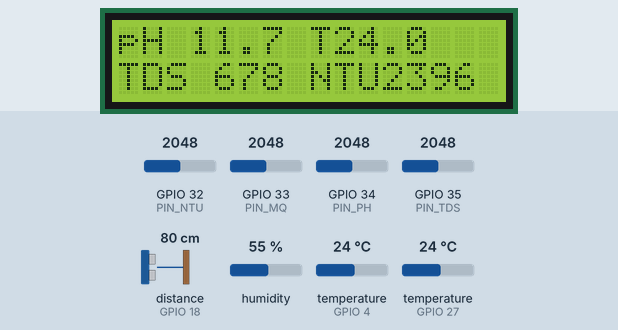
Simulated run of this sketch. Board: ESP32. Shown: 16×2 character LCD. Wiring (inferred from the names in the program): ultrasonic range finder: trigger GPIO 5; echo GPIO 18. The test bench sets the inputs (shaded band); at power-on: GPIO 33 (PIN_MQ) = 2048, GPIO 32 (PIN_NTU) = 2048, GPIO 35 (PIN_TDS) = 2048, GPIO 34 (PIN_PH) = 2048, distance to the obstacle (sensor on GPIO 18) 80 cm, humidity 55 %, temperature (sensors on GPIO 4, GPIO 27) 24 °C (analog values on the 0–4095 scale). The echo pulse lasts 58.3 µs per cm; WiFi joins after 1.5 s; servers stay silent unless stated; uploads are accepted with an empty reply; what the sketch prints to the serial monitor is not drawn.

Above: at 4.9 s.
5.0 s: GPIO 33 (PIN_MQ) set to 258
At 10.8 s:
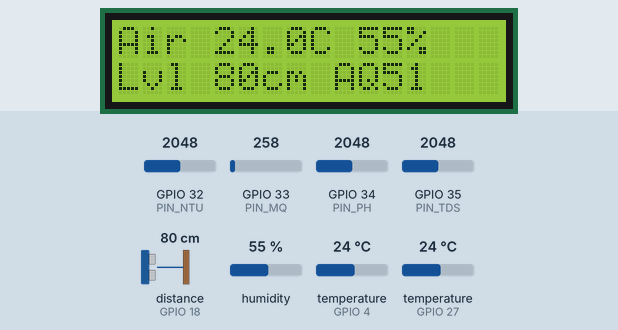
11.8 s: GPIO 33 (PIN_MQ) set to 238
At 19.3 s:
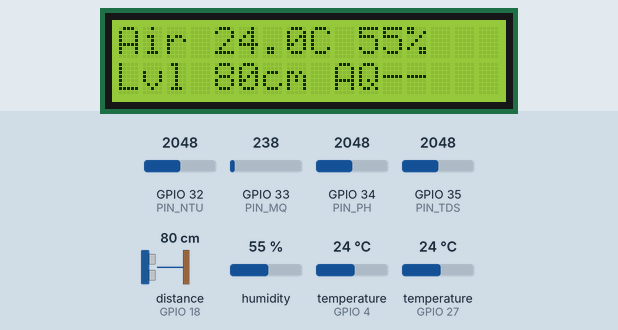
19.8 s: GPIO 32 (PIN_NTU) set to 258
At 24.9 s:
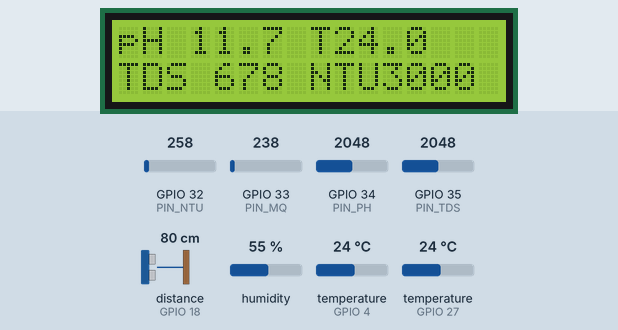
29.0 s: GPIO 32 (PIN_NTU) set to 223
At 35.1 s:
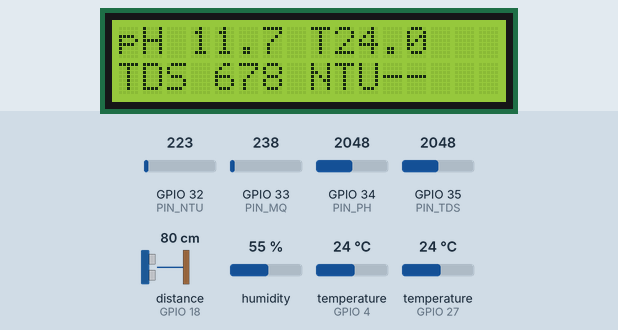
35.8 s: GPIO 35 (PIN_TDS) set to 272
45.0 s: GPIO 35 (PIN_TDS) set to 234
At 47.8 s:
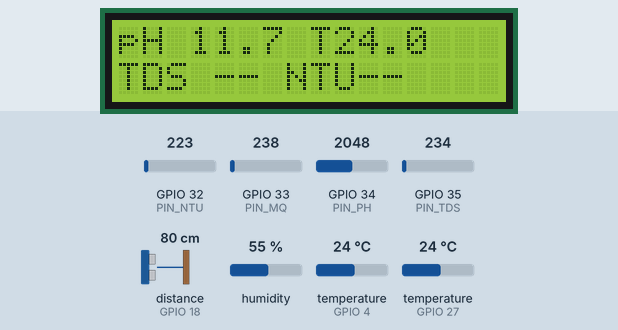
Timing chart, 0 to 49.3 s (numbered marks = the images above; inputs shaded):
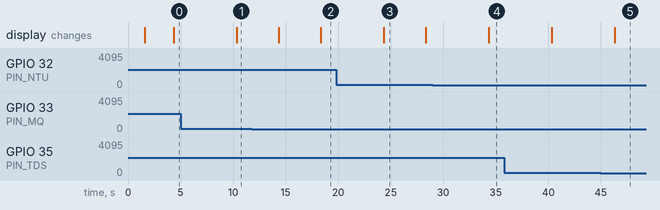

Measured:
- after the input at 5.0 s, the display: changes after 5.3 s (image 1)
- after the input at 11.8 s, the display: first differs from a run without the input after 6.5 s (image 2)
- after the input at 19.8 s, the display: changes after 4.5 s (image 3)
- after the input at 29.0 s, the display: changes after 5.3 s (image 4)
- after the input at 45.0 s, the display: changes after 1.3 s (image 5)
- what the display in image 3 shows lasts 4.0 s, from 24.3 s to 28.3 s

The sketch:

water_monitor.ino
```cpp
/*
  ESP32 Water & Air Monitor -> Firebase Realtime Database -> web dashboard
  Pins: pH 34 | TDS 35 | Turbidity 32 (divider) | MQ135 33 | DS18B20 4 | DHT22 27
        Ultrasonic TRIG 5, ECHO 18 (divider) | LCD SDA 21, SCL 22
*/
#include <WiFi.h>
#include <HTTPClient.h>
#include <WiFiClientSecure.h>
#include <OneWire.h>
#include <DallasTemperature.h>
#include <DHT.h>
#include <Wire.h>
#include <LiquidCrystal_I2C.h>

// ---------- WIFI & FIREBASE ----------
const char* WIFI_SSID = "YOUR_WIFI_NAME";
const char* WIFI_PASS = "YOUR_WIFI_PASSWORD";
const char* DB_URL    = "https://water-monitor-3ae76-default-rtdb.asia-southeast1.firebasedatabase.app";
// -------------------------------------

const unsigned long SEND_MS = 2000;      // live data every 2 sec
const unsigned long HIST_MS = 300000UL;  // history point every 5 min
const unsigned long LCD_MS  = 4000;      // LCD page switch

const int PIN_PH = 34, PIN_TDS = 35, PIN_NTU = 32, PIN_MQ = 33;
const int PIN_DS = 4, PIN_DHT = 27, PIN_TRIG = 5, PIN_ECHO = 18;

// Divider factor 2.0 only for turbidity (2.2k + 2.2k divider)
const float DIV_PH = 1.0, DIV_NTU = 2.0, DIV_MQ = 1.0, DIV_TDS = 1.0;
float PH7_V = 2.50;               // pH 7 buffer-e je volt ashe, ekhane boshao
const float PH_SLOPE = 0.18;
const float NO_SIGNAL_V = 0.20;   // er niche hole sensor-e signal nei -> "--" dekhabe

OneWire ow(PIN_DS);
DallasTemperature ds(&ow);
DHT dht(PIN_DHT, DHT22);
LiquidCrystal_I2C lcd(0x27, 16, 2);   // kaj na korle 0x3F dao

WiFiClientSecure sc;
HTTPClient hc;

unsigned long lastSend = 0, lastHist = 0, lastLcd = 0;
float at = NAN, ah = NAN;
bool page = false;

void firebase(const char* method, String path, String body) {
  if (WiFi.status() != WL_CONNECTED) return;
  hc.setReuse(true);
  hc.setTimeout(4000);
  hc.begin(sc, String(DB_URL) + path);
  hc.addHeader("Content-Type", "application/json");
  int code = hc.sendRequest(method, body);
  Serial.println(String(method) + " " + path + " -> " + code);
  hc.end();
}

float readRaw(int pin) {                       // median of 9 samples, volts at the ESP32 pin
  const int n = 9; float v[n];
  for (int i = 0; i < n; i++) { v[i] = analogReadMilliVolts(pin) / 1000.0; delay(2); }
  for (int i = 0; i < n - 1; i++) for (int j = i + 1; j < n; j++) if (v[j] < v[i]) { float t = v[i]; v[i] = v[j]; v[j] = t; }
  return v[n / 2];
}

float readDistanceCm() {
  for (int i = 0; i < 3; i++) {
    digitalWrite(PIN_TRIG, LOW); delayMicroseconds(4);
    digitalWrite(PIN_TRIG, HIGH); delayMicroseconds(12);
    digitalWrite(PIN_TRIG, LOW);
    long d = pulseIn(PIN_ECHO, HIGH, 30000);
    if (d > 0) return d * 0.0343 / 2.0;
    delay(30);
  }
  return NAN;
}

void wifiConnect() {
  if (WiFi.status() == WL_CONNECTED) return;
  static unsigned long lastTry = 0;
  if (lastTry != 0 && millis() - lastTry < 10000) return;
  lastTry = millis();
  Serial.println("WiFi connecting...");
  WiFi.disconnect();
  WiFi.begin(WIFI_SSID, WIFI_PASS);
}

String num(float v, int d) { return isnan(v) ? "null" : String(v, d); }
String show(float v, int d) { return isnan(v) ? "--" : String(v, d); }

void setup() {
  Serial.begin(115200);
  pinMode(PIN_TRIG, OUTPUT); pinMode(PIN_ECHO, INPUT);
  analogReadResolution(12);
  analogSetAttenuation(ADC_11db);
  ds.begin();
  Serial.println("DS18B20 sensor count: " + String(ds.getDeviceCount()));
  ds.setResolution(10);
  ds.setWaitForConversion(false);
  ds.requestTemperatures();
  dht.begin();
  sc.setInsecure();
  Wire.begin(21, 22);
  lcd.init(); lcd.backlight(); lcd.print("Connecting WiFi");

  WiFi.mode(WIFI_STA);
  WiFi.setSleep(false);
  WiFi.setAutoReconnect(true);
  WiFi.begin(WIFI_SSID, WIFI_PASS);
  for (int i = 0; i < 40 && WiFi.status() != WL_CONNECTED; i++) delay(500);
  Serial.println(WiFi.status() == WL_CONNECTED ? "WiFi OK: " + WiFi.localIP().toString() : "WiFi FAILED");
  lcd.clear();
}

void loop() {
  if (millis() - lastSend < SEND_MS) return;
  lastSend = millis();
  wifiConnect();

  // Water temperature
  float wt = ds.getTempCByIndex(0);
  ds.requestTemperatures();
  if (wt == DEVICE_DISCONNECTED_C) wt = NAN;

  // Air temperature & humidity (keep last good value)
  float t = dht.readTemperature(), h = dht.readHumidity();
  if (!isnan(t)) at = t;
  if (!isnan(h)) ah = h;

  // pH
  float rph = readRaw(PIN_PH);
  float ph = (rph < NO_SIGNAL_V) ? NAN : 7.0 + (PH7_V - rph * DIV_PH) / PH_SLOPE;

  // TDS
  float rtd = readRaw(PIN_TDS);
  float tds = NAN;
  if (rtd >= NO_SIGNAL_V) {
    float k = 1.0 + 0.02 * ((isnan(wt) ? 25 : wt) - 25.0);
    float c = rtd * DIV_TDS / k;
    tds = (133.42 * c * c * c - 255.86 * c * c + 857.39 * c) * 0.5;
  }

  // Turbidity
  float rn = readRaw(PIN_NTU);
  float vn = rn * DIV_NTU;
  float ntu = NAN;
  if (rn >= NO_SIGNAL_V) {
    ntu = vn < 2.5 ? 3000 : (-1120.4 * vn * vn + 5742.3 * vn - 4352.9);
    if (ntu < 0) ntu = 0;
  }

  // Air quality
  float rmq = readRaw(PIN_MQ);
  float aq = (rmq < NO_SIGNAL_V) ? NAN : rmq * DIV_MQ * 1000.0 / 3.3 * 0.82;

  // Water level (distance to water)
  float lvl = readDistanceCm();

  Serial.println("Ultrasonic: " + show(lvl, 1) + " cm | DS18B20: " + show(wt, 1) + " C");
  Serial.printf("Pin volts  pH=%.2f  TDS=%.2f  NTU=%.2f  MQ=%.2f\n", rph, rtd, rn, rmq);

  String j = "{\"ph\":" + num(ph, 2) + ",\"tds\":" + num(tds, 0) + ",\"ntu\":" + num(ntu, 1) +
             ",\"wt\":" + num(wt, 1) + ",\"at\":" + num(at, 1) + ",\"ah\":" + num(ah, 0) +
             ",\"aq\":" + num(aq, 0) + ",\"lvl\":" + num(lvl, 1) + ",\"ts\":{\".sv\":\"timestamp\"}}";
  Serial.println(j);
  firebase("PUT", "/sensors/latest.json", j);

  if (lastHist == 0 || millis() - lastHist > HIST_MS) {
    lastHist = millis();
    firebase("POST", "/history.json", j);
  }

  // LCD
  if (millis() - lastLcd > LCD_MS) {
    lastLcd = millis(); page = !page; lcd.clear();
    if (page) {
      lcd.print("pH " + show(ph, 1) + " T" + show(wt, 1));
      lcd.setCursor(0, 1);
      lcd.print("TDS " + show(tds, 0) + " NTU" + show(ntu, 0));
    } else {
      lcd.print("Air " + show(at, 1) + "C " + show(ah, 0) + "%");
      lcd.setCursor(0, 1);
      lcd.print("Lvl " + show(lvl, 0) + "cm AQ" + show(aq, 0));
    }
  }
}
```
